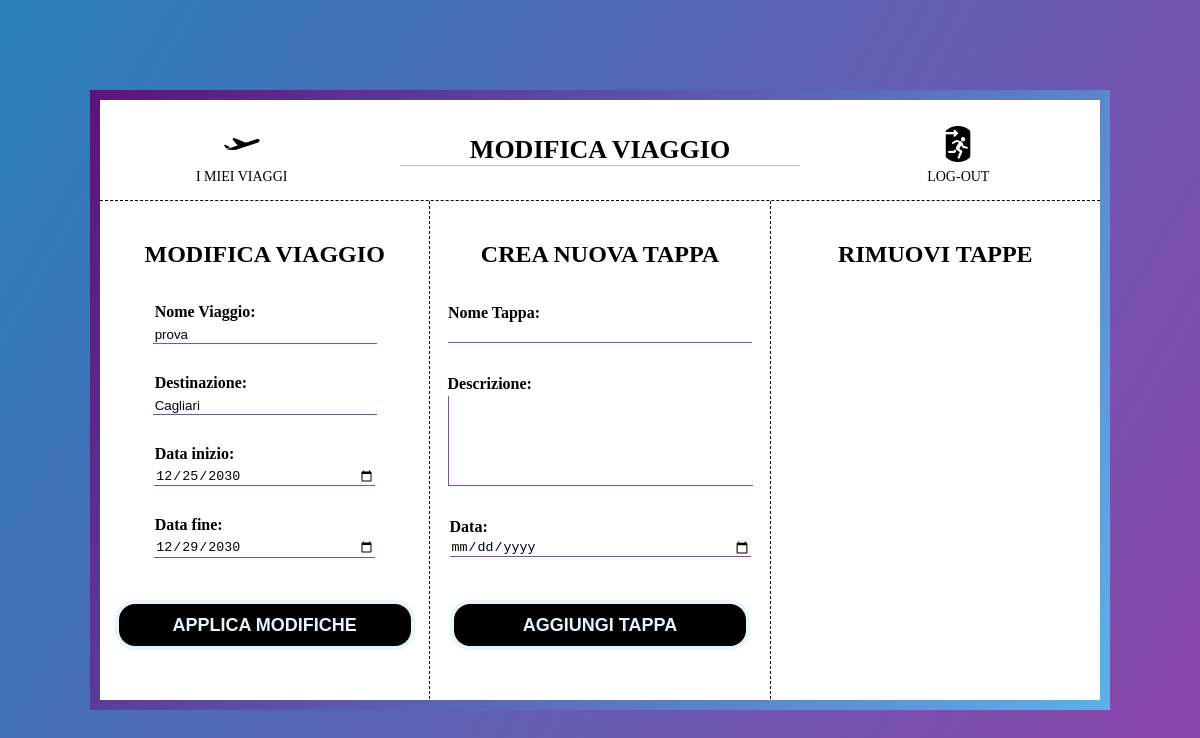
The app's page /organizzatoreViaggi/changeItinerary/20/ (signed in), older data.
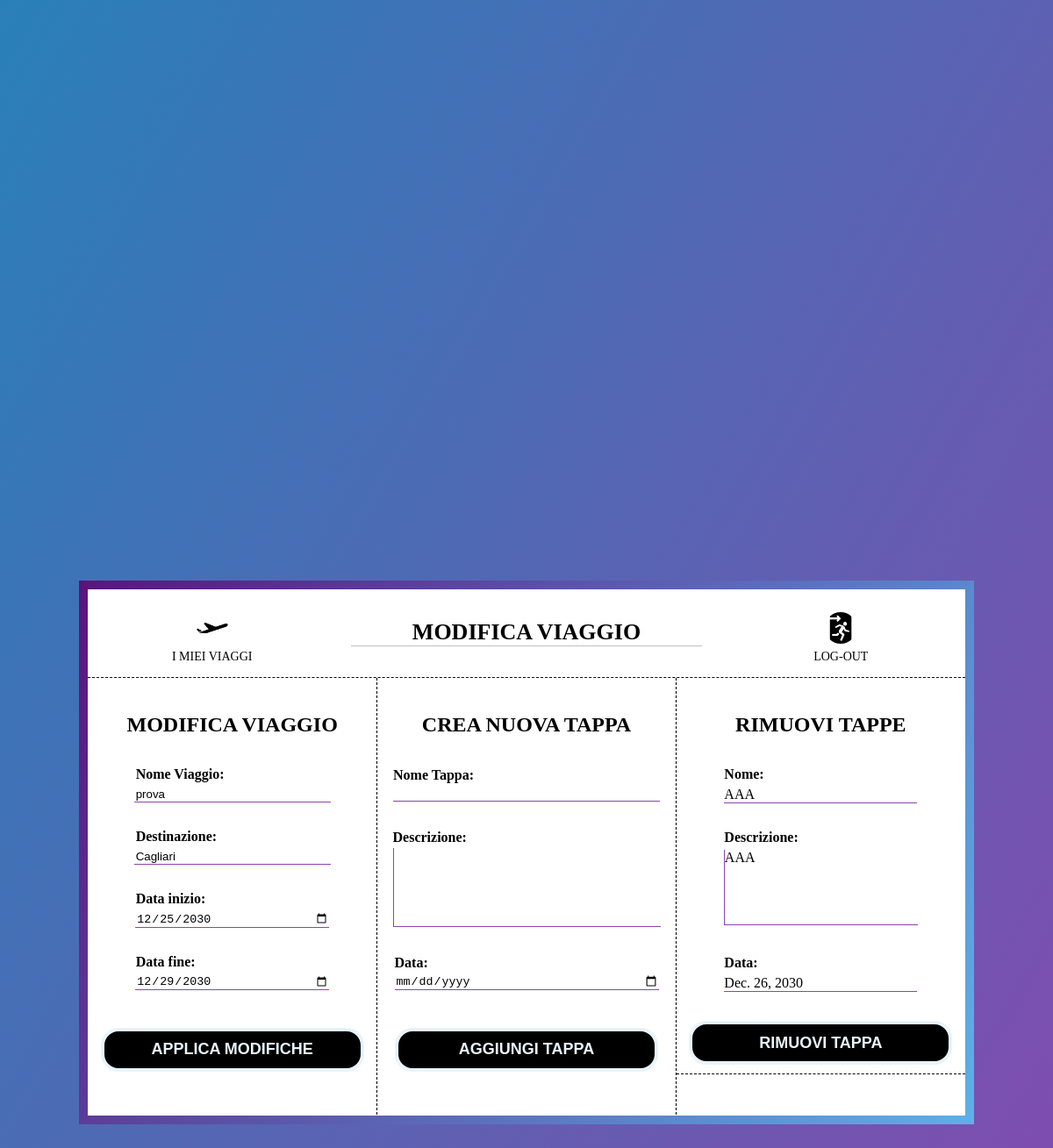
The same page, newer data.
### organizzatoreViaggi/models.py (models this page shows, shortened)
class Stage(models.Model):
    id = models.AutoField(primary_key=True)
    travel = models.ForeignKey(Travel, on_delete=models.CASCADE)
    name = models.CharField(max_length=64)
    description = models.CharField(max_length=128)
    date = models.DateField()

### organizzatoreViaggi/views.py (the view)
# urls.py: path('organizzatoreViaggi/changeItinerary/<int:travel_id>/', views.changeItinerary_view, name='changeItinerary'),
@login_required(login_url= 'login')
def changeItinerary_view(request, travel_id):
    travel = Travel.objects.get(id = travel_id)
    form = TravelForm(instance=travel)
    stages = Stage.objects.filter(travel = travel_id)
    if request.method == "POST":
        if "edit_travel" in request.POST:
            form = TravelForm(request.POST, instance=travel)
            if form.is_valid():
                form.save()
                return redirect('myTravels')
        if "add_stage" in request.POST:
            emptyStageForm = StageForm(request.POST)
            emptyStageForm.travel = travel
            if emptyStageForm.is_valid():
                stage = emptyStageForm.save(commit=False)
                stage.travel = travel
                stage.save()
                url = reverse('detailsTravel', args=[travel_id])
                return redirect(url)
        if "remove_stage" in request.POST:
            stage_id = request.POST.get('stage_id')
            stage_to_delete = Stage.objects.get(id = stage_id)
            stage_to_delete.delete()
            url = reverse('detailsTravel', args=[travel_id])
            return redirect(url)
    else:
        form = TravelForm(instance=travel)
        emptyStageForm = StageForm()
    context = { 'travel': form, 'emptyStageForm': emptyStageForm, 'stages': stages}
    return render(request, 'organizzatoreViaggi/changeItinerary.html', context)

### organizzatoreViaggi/forms.py (shortened to what this page needs)
class TravelForm(ModelForm):
    class Meta:
        model = Travel
        fields = [
            'name',
            'destination',
            'start_date',
            'end_date'
        ]
        labels = {
            'name': 'Nome Viaggio',
            'destination': 'Destinazione',
            'start_date': 'Data inizio',
            'end_date': 'Data fine'
        }
        widgets = {
            'start_date': forms.DateInput(attrs={'type': 'date', 'class': 'dateField'}),
            'end_date': forms.DateInput(attrs={'type': 'date', 'class': 'dateField'}),
            'name': forms.DateInput(attrs={'class': 'textField'}),
            'destination': forms.DateInput(attrs={'class': 'textField'})
        }

### organizzatoreViaggi/templates/organizzatoreViaggi/changeItinerary.html (shortened to what this page needs)
{% load static %}
<!DOCTYPE html>
<html lang="it">
<head>
    <link rel="stylesheet" href="{% static 'css/changeItinerary.css'%}">
</head>
<body>
   <div class="page-container">
       <nav>
           <a href="{% url 'myTravels' %}">
               <img src="{% static 'images/plane_icon.png' %}" />
               <p>I miei viaggi</p>
           </a>
           <h1>MODIFICA VIAGGIO</h1>
           <a href="{% url 'logout' %}">
               <img src="{% static 'images/logout_icon.png' %}" />
               <p>Log-out</p>
           </a>
       </nav>
       <div class="main">
           <div class="main-sx">
               <h2>MODIFICA VIAGGIO</h2>
                <form class="form_travel" method="post" action="">
                    {{ travel }}
                    <div class="button_container2">
                        <input class="apply_button" type="submit" value="APPLICA MODIFICHE" name="edit_travel">
                    </div>
                </form>
           </div>
           <div class="main-c">
               <div class="title_container">
                   <h2>CREA NUOVA TAPPA</h2>
               </div>
               <div class="form_container">
                    <form class="empty_form_itinerary" method="post" action="">
                        <div class="form_field">
                            {{ emptyStageForm.as_p }}
                            <div class="add_button_container">
                                <input class="add_button" type="submit" value="AGGIUNGI TAPPA" name="add_stage">
                            </div>
                       </div>
                   </form>
                </div>
           </div>
           <div class = "main-dx">
               <div class="title_container">
                   <h2>RIMUOVI TAPPE</h2>
               </div>
               <form class="form_itinerary" method="post" action="">
                   <div class="form_field">
                        {% for stage in stages %}
                       <div class="stage-container">
                            <span>Nome:</span>
                            <p> {{ stage.name }}</p>
                           <span>Descrizione:</span>
                            <p class="description-p"> {{ stage.description }}</p>
                           <span>Data:</span>
                            <p> {{ stage.date }}</p>
                            <div class="remove_button_container">
                                <input class="remove_button" type="submit" value="RIMUOVI TAPPA" name="remove_stage">
                            </div>
                       </div>
                        {% endfor %}
                   </div>
               </form>
           </div>
       </div>
   </div>
</body>
</html>

Row changes from the older to the newer data that the page shows:
added Stage: name "AAA", description "AAA", date "Dec. 26, 2030"
